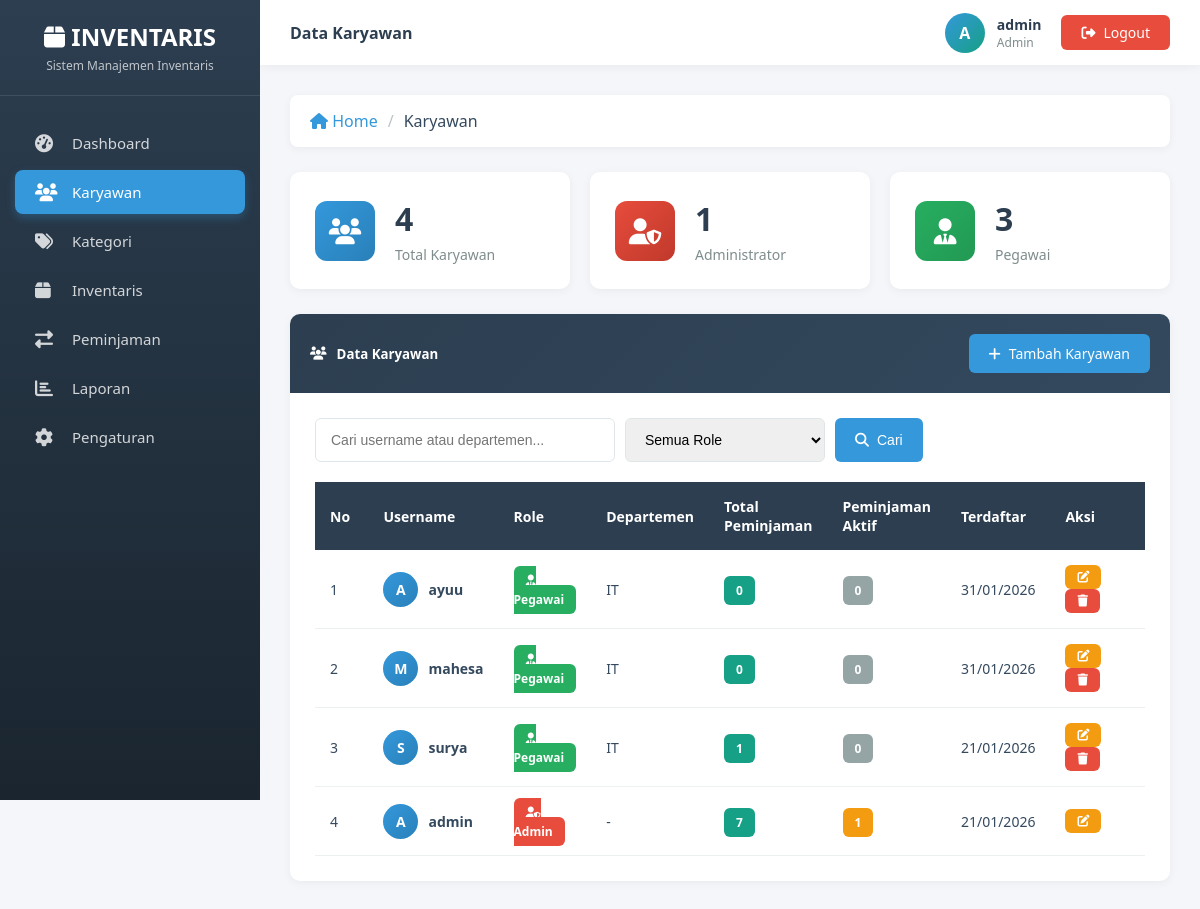
Screenshot of /karyawan/index.php (signed in) with the database file from the repository.
### tables this page shows
CREATE TABLE `users` (
  `id` int(11) NOT NULL,
  `username` varchar(100) NOT NULL,
  `password` varchar(255) NOT NULL,
  `role` enum('admin','pegawai') NOT NULL DEFAULT 'pegawai',
  `departemen` varchar(100) DEFAULT NULL,
  `created_at` timestamp NOT NULL DEFAULT current_timestamp()
);

### karyawan/index.php (the view, shortened to what this page needs)
<?php
require_once __DIR__ . '/../views/header.php';
$db = Database::getInstance()->getConnection();
$search = isset($_GET['search']) ? $db->real_escape_string($_GET['search']) : '';
$query = "SELECT u.*,
          (SELECT COUNT(*) FROM peminjaman WHERE user_id = u.id) as total_peminjaman,
          (SELECT COUNT(*) FROM peminjaman WHERE user_id = u.id AND status = 'disetujui') as peminjaman_aktif
          FROM users u
          WHERE 1=1";
$query .= " ORDER BY u.created_at DESC";
$result = $db->query($query);
$totalKaryawan = $db->query("SELECT COUNT(*) as total FROM users")->fetch_assoc()['total'];
$totalAdmin = $db->query("SELECT COUNT(*) as total FROM users WHERE role = 'admin'")->fetch_assoc()['total'];
$totalPegawai = $db->query("SELECT COUNT(*) as total FROM users WHERE role = 'pegawai'")->fetch_assoc()['total'];
?>
<?php include __DIR__ . '/../views/sidebar.php'; ?>
<?php include __DIR__ . '/../views/topnav.php'; ?>
<div class="main-content">
    <?php include __DIR__ . '/../views/breadcrumb.php'; ?>
    <div class="stats-grid" style="grid-template-columns: repeat(auto-fit, minmax(250px, 1fr)); margin-bottom: 25px;">
        <div class="stat-card">
            <div class="stat-icon blue">
                <i class="fas fa-users"></i>
            </div>
            <div class="stat-details">
                <h3><?php echo $totalKaryawan; ?></h3>
                <p>Total Karyawan</p>
            </div>
        </div>
        <div class="stat-card">
            <div class="stat-icon" style="background: linear-gradient(135deg, #e74c3c, #c0392b);">
                <i class="fas fa-user-shield"></i>
            </div>
            <div class="stat-details">
                <h3><?php echo $totalAdmin; ?></h3>
                <p>Administrator</p>
            </div>
        </div>
        <div class="stat-card">
            <div class="stat-icon green">
                <i class="fas fa-user-tie"></i>
            </div>
            <div class="stat-details">
                <h3><?php echo $totalPegawai; ?></h3>
                <p>Pegawai</p>
            </div>
        </div>
    </div>
    <div class="card">
        <div class="card-header">
            <h5><i class="fas fa-users"></i> Data Karyawan</h5>
            <a href="add.php" class="btn btn-primary">
                <i class="fas fa-plus"></i> Tambah Karyawan
            </a>
        </div>
        <div class="card-body">
            <form method="GET" action="" style="margin-bottom: 20px;">
                <div style="display: flex; gap: 10px; flex-wrap: wrap;">
                    <input type="text" name="search" class="form-control" placeholder="Cari username atau departemen..." value="<?php echo htmlspecialchars($search); ?>" style="max-width: 300px;">
                    <select name="role" class="form-control" style="max-width: 200px; padding: 12px 15px;">
                        <option value="">Semua Role</option>
                    </select>
                    <button type="submit" class="btn btn-primary">
                        <i class="fas fa-search"></i> Cari
                    </button>
                </div>
            </form>
            <div class="table-responsive">
                <table>
                    <thead>
                        <tr>
                            <th style="width: 60px;">No</th>
                            <th>Username</th>
                            <th>Role</th>
                            <th>Departemen</th>
                            <th>Total Peminjaman</th>
                            <th>Peminjaman Aktif</th>
                            <th>Terdaftar</th>
                            <th style="width: 150px;">Aksi</th>
                        </tr>
                    </thead>
                    <tbody>
                        <?php if ($result && $result->num_rows > 0): ?>
                            <?php $no = 1; ?>
                            <?php while ($row = $result->fetch_assoc()): ?>
                                <tr>
                                    <td><?php echo $no++; ?></td>
                                    <td>
                                        <div style="display: flex; align-items: center; gap: 10px;">
                                            <div style="width: 35px; height: 35px; border-radius: 50%; background: linear-gradient(135deg, #3498db, #2980b9); display: flex; align-items: center; justify-content: center; color: white; font-weight: 600;">
                                                <?php echo strtoupper(substr($row['username'], 0, 1)); ?>
                                            </div>
                                            <strong><?php echo htmlspecialchars($row['username']); ?></strong>
                                        </div>
                                    </td>
                                    <td>
                                        <?php if ($row['role'] == 'admin'): ?>
                                            <span class="badge bg-danger">
                                                <i class="fas fa-user-shield"></i> Admin
                                            </span>
                                        <?php else: ?>
                                            <span class="badge bg-success">
                                                <i class="fas fa-user-tie"></i> Pegawai
                                            </span>
                                        <?php endif; ?>
                                    </td>
                                    <td><?php echo $row['departemen'] ? htmlspecialchars($row['departemen']) : '-'; ?></td>
                                    <td>
                                        <span class="badge bg-info"><?php echo $row['total_peminjaman']; ?></span>
                                    </td>
                                    <td>
                                        <?php if ($row['peminjaman_aktif'] > 0): ?>
                                            <span class="badge bg-warning"><?php echo $row['peminjaman_aktif']; ?></span>
                                        <?php else: ?>
                                            <span class="badge bg-secondary">0</span>
                                        <?php endif; ?>
                                    </td>
                                    <td><?php echo date('d/m/Y', strtotime($row['created_at'])); ?></td>
                                    <td>
                                        <a href="edit.php?id=<?php echo $row['id']; ?>" class="btn btn-sm btn-warning" title="Edit">
                                            <i class="fas fa-edit"></i>
                                        </a>
                                        <?php if ($row['id'] != $_SESSION['user_id']): ?>
                                            <a href="delete.php?id=<?php echo $row['id']; ?>" class="btn btn-sm btn-danger" onclick="return confirmDelete('Hapus karyawan ini? Semua data peminjaman terkait akan ikut terhapus.')" title="Hapus">
                                                <i class="fas fa-trash"></i>
                                            </a>
                                        <?php endif; ?>
                                    </td>
                                </tr>
                            <?php endwhile; ?>
                        <?php endif; ?>
                    </tbody>
                </table>
            </div>
        </div>
    </div>
</div>
<?php include __DIR__ . '/../views/footer.php'; ?>

### assets/css/style.css (style rules this page uses)
:root { --primary: #2c3e50; --secondary: #34495e; --accent: #3498db; --dark: #1a252f; --light: #ecf0f1; --success: #27ae60; --danger: #e74c3c; --warning: #f39c12; --info: #16a085; --sidebar-width: 260px; --topnav-height: 65px; }
* { margin: 0; padding: 0; box-sizing: border-box; }
body { font-family: 'Segoe UI', Tahoma, Geneva, Verdana, sans-serif; background: #f5f6fa; color: #2c3e50; }
.main-content { margin-left: var(--sidebar-width); margin-top: var(--topnav-height); padding: 30px; min-height: calc(100vh - var(--topnav-height)); }
.card { background: white; border-radius: 10px; box-shadow: 0 2px 10px rgba(0, 0, 0, 0.05); margin-bottom: 25px; border: none; overflow: hidden; }
.card-header { background: linear-gradient(135deg, var(--primary), var(--secondary)); color: white; padding: 20px; border-bottom: none; display: flex; align-items: center; justify-content: space-between; }
.card-header h5 { margin: 0; font-weight: 600; display: flex; align-items: center; gap: 10px; }
.card-body { padding: 25px; }
.stats-grid { display: grid; grid-template-columns: repeat(auto-fit, minmax(250px, 1fr)); gap: 20px; margin-bottom: 30px; }
.stat-card { background: white; border-radius: 10px; padding: 25px; box-shadow: 0 2px 10px rgba(0, 0, 0, 0.05); display: flex; align-items: center; gap: 20px; transition: all 0.3s ease; }
.stat-icon { width: 60px; height: 60px; border-radius: 12px; display: flex; align-items: center; justify-content: center; font-size: 26px; color: white; }
.stat-icon.blue { background: linear-gradient(135deg, #3498db, #2980b9); }
.stat-icon.green { background: linear-gradient(135deg, #27ae60, #229954); }
.stat-details h3 { margin: 0; font-size: 32px; font-weight: 700; color: var(--primary); }
.stat-details p { margin: 5px 0 0; color: #7f8c8d; font-size: 14px; }
.table-responsive { overflow-x: auto; }
table { width: 100%; border-collapse: collapse; }
table thead { background: var(--primary); color: white; }
table thead th { padding: 15px; text-align: left; font-weight: 600; font-size: 14px; }
table tbody tr { border-bottom: 1px solid #ecf0f1; transition: all 0.3s ease; }
table tbody td { padding: 15px; font-size: 14px; color: var(--secondary); }
.btn { padding: 10px 20px; border: none; border-radius: 6px; cursor: pointer; font-size: 14px; transition: all 0.3s ease; text-decoration: none; display: inline-flex; align-items: center; gap: 8px; font-weight: 500; }
.btn-primary { background: var(--accent); color: white; }
.btn-danger { background: var(--danger); color: white; }
.btn-warning { background: var(--warning); color: white; }
.btn-sm { padding: 6px 12px; font-size: 12px; }
.form-control { width: 100%; padding: 12px 15px; border: 1px solid #dfe6e9; border-radius: 6px; font-size: 14px; transition: all 0.3s ease; }
.badge { padding: 6px 12px; border-radius: 6px; font-size: 12px; font-weight: 600; }
.bg-success { background: var(--success); color: white; }
.bg-danger { background: var(--danger); color: white; }
.bg-warning { background: var(--warning); color: white; }
.bg-info { background: var(--info); color: white; }
.bg-secondary { background: #95a5a6; color: white; }

### rows the page displays
users: username "A", username "ayuu", role "pegawai" (drawn), departemen "IT", total_peminjaman "0", created_at "31/01/2026"
users: username "M", username "mahesa", role "pegawai" (drawn), departemen "IT", total_peminjaman "0", created_at "31/01/2026"
users: username "S", username "surya", role "pegawai" (drawn), departemen "IT", total_peminjaman "1", shows "0", created_at "21/01/2026"
users: username "A", username "admin", role "admin" (drawn), total_peminjaman "7", peminjaman_aktif "1", created_at "21/01/2026"

### other values shown
$menu['title'] "Dashboard"
$menu['title'] "Karyawan"
$menu['title'] "Kategori"
$menu['title'] "Inventaris"
$menu['title'] "Peminjaman"
$menu['title'] "Laporan"
$menu['title'] "Pengaturan"
$pageTitle "Data Karyawan"
substr($user['username'], 0, 1) "A"
$user['username'] "admin"
$user['role'] "Admin"
$crumb['title'] "Karyawan"
$totalKaryawan "4"
$totalAdmin "1"
$totalPegawai "3"
